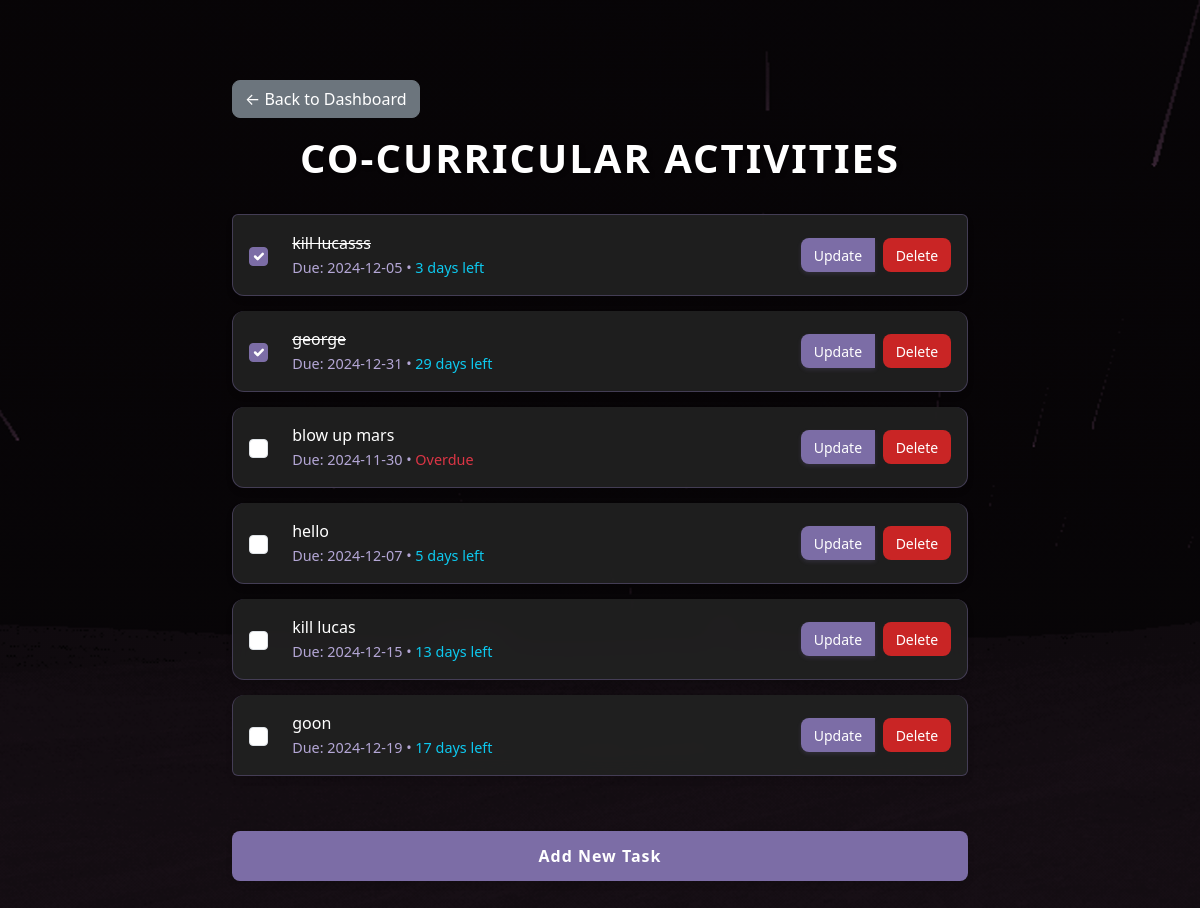
The page /co_curricular (signed in) on the database its author committed.
### flask_app/setup_db.py (models this page shows)
class ToDo(Base):
    __tablename__ = 'todo'
    id = Column(Integer, primary_key=True)
    task = Column(String, nullable=False)
    category = Column(String, nullable=False)
    completed = Column(Boolean, default=False)
    due_date = Column(DateTime, nullable=True)
    user_id = Column(Integer, ForeignKey('users.id'), nullable=False)
    user = relationship('User', back_populates='todos')

### flask_app/app.py (the view)
@app.route('/co_curricular')
def co_curricular():
    if 'user_id' not in session:
        return redirect(url_for('login'))
    todos = db_session.query(ToDo).filter_by(user_id=session['user_id'], category='Co-Curricular').all()
    return render_template('co_curricular.html', todos=todos, calculate_days=calculate_days_remaining)

### flask_app/app.py (called while the page is built)
def calculate_days_remaining(due_date):
    if not due_date:
        return None
    today = date.today()
    days = (due_date.date() - today).days
    if days < 0:
        return "Overdue"
    elif days == 0:
        return "Due today"
    else:
        return f"{days} days left"

### flask_app/templates/co_curricular.html (shortened to what this page needs)
<!DOCTYPE html>
<html lang="en">
<head>
    <link href="https://cdn.jsdelivr.net/npm/bootstrap@5.3.0-alpha3/dist/css/bootstrap.min.css" rel="stylesheet">
</head>
<body>
    <div class="container mt-5">
        <a href="{{ url_for('dashboard') }}" class="btn btn-secondary mb-3">← Back to Dashboard</a>
        <h1>Co-Curricular Activities</h1>
        <div class="mt-4">
            {% if todos %}
                <ul class="list-group">
                    {% for todo in todos %}
                    <li class="list-group-item d-flex justify-content-between align-items-center">
                        <div class="d-flex align-items-center">
                            <form action="{{ url_for('toggle_todo', todo_id=todo.id) }}" method="POST" class="d-inline me-2">
                                <input type="checkbox" class="form-check-input" onchange="this.form.submit()"
                                       {% if todo.completed %}checked{% endif %}>
                            </form>
                            <div class="task-content">
                                <span {% if todo.completed %}class="text-decoration-line-through"{% endif %}>{{ todo.task }}</span>
                                {% if todo.due_date %}
                                    <br>
                                    <small class="text-muted due-date">
                                        Due: {{ todo.due_date.strftime('%Y-%m-%d') }}
                                        {% set days = calculate_days(todo.due_date) %}
                                        {% if days %}
                                            • <span class="{% if days == 'Overdue' %}text-danger{% elif days == 'Due today' %}text-warning{% else %}text-info{% endif %}">
                                                {{ days }}
                                            </span>
                                        {% endif %}
                                    </small>
                                {% endif %}
                            </div>
                        </div>
                        <div class="btn-group">
                            <a href="{{ url_for('update_todo', todo_id=todo.id) }}" class="btn btn-sm btn-primary me-2">Update</a>
                            <form action="{{ url_for('delete_todo', todo_id=todo.id) }}" method="POST" class="d-inline">
                                <button type="submit" class="btn btn-sm btn-danger">Delete</button>
                            </form>
                        </div>
                    </li>
                    {% endfor %}
                </ul>
            {% else %}
                <p class="text-center">No co-curricular activities found.</p>
            {% endif %}
        </div>
        <div class="mt-3">
            <a href="{{ url_for('add_todo', category='Co-Curricular') }}" class="btn btn-primary w-100 btn-add-task">Add New Task</a>
        </div>
    </div>
</body>
</html>

### rows shown on the page
ToDo: completed "☑", task "kill lucasss", due_date "2024-12-05", days "3 days left"
ToDo: completed "☑", task "george", due_date "2024-12-31", days "29 days left"
ToDo: task "blow up mars", due_date "2024-11-30", days "Overdue"
ToDo: task "hello", due_date "2024-12-07", days "5 days left"
ToDo: task "kill lucas", due_date "2024-12-15", days "13 days left"
ToDo: task "goon", due_date "2024-12-19", days "17 days left"
